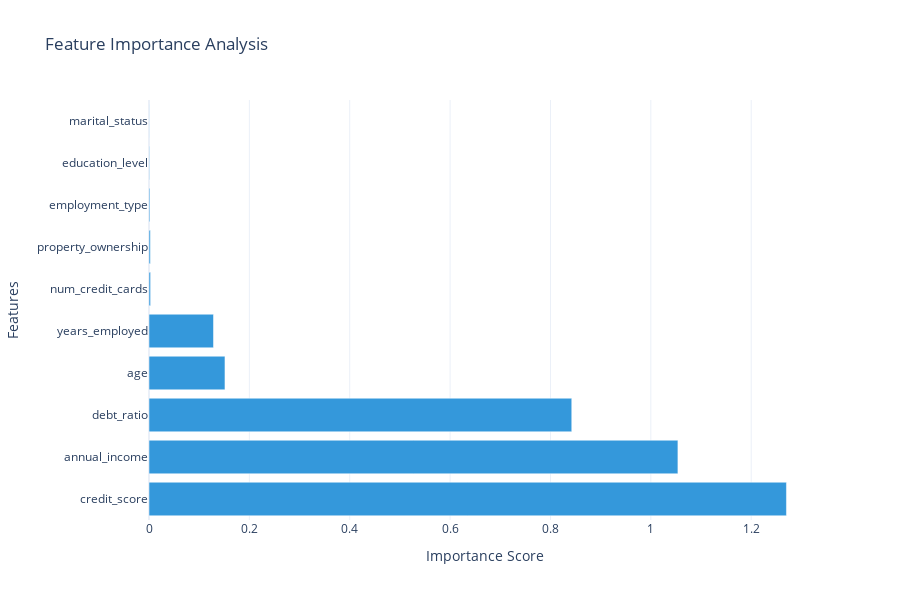

Notebook source saved alongside this figure:
### Markdown cell above
# Credit Card Approval Prediction

This notebook documents the model development process for predicting credit card approvals using logistic regression. It includes data exploration, preprocessing steps, model training, and evaluation.

### Code cell
import pandas as pd
import numpy as np
import os
from sklearn.model_selection import train_test_split
from sklearn.preprocessing import StandardScaler, LabelEncoder
from sklearn.linear_model import LogisticRegression
from sklearn.metrics import (accuracy_score, confusion_matrix, classification_report, 
                           roc_curve, auc)
import matplotlib.pyplot as plt
import seaborn as sns
import plotly.express as px
import plotly.graph_objects as go

# Load the data from CSV files
data_dir = os.path.join('..', 'src', 'data')
train_data = pd.read_csv(os.path.join(data_dir, 'train.csv'))
test_data = pd.read_csv(os.path.join(data_dir, 'test.csv'))

def clean_data(df):
    # Create a copy to avoid modifying original data
    df = df.copy()
    
    # Remove duplicates
    df = df.drop_duplicates()
    
    # Handle categorical variables
    categorical_columns = ['education_level', 'employment_type', 'marital_status', 'property_ownership']
    
    # Use LabelEncoder for categorical variables
    label_encoders = {}
    for column in categorical_columns:
        label_encoders[column] = LabelEncoder()
        df[column] = label_encoders[column].fit_transform(df[column])
    
    return df, label_encoders

def feature_engineering(df):
    # Create a copy to avoid modifying original data
    df = df.copy()
    
    # Standardize numeric columns
    numeric_columns = ['age', 'annual_income', 'years_employed', 'credit_score', 
                      'num_credit_cards', 'debt_ratio']
    
    scaler = StandardScaler()
    df[numeric_columns] = scaler.fit_transform(df[numeric_columns])
    
    return df, scaler

# Clean and process the data
train_data_cleaned, label_encoders = clean_data(train_data)
test_data_cleaned = test_data.copy()

# Apply the same label encoding to test data
for column, encoder in label_encoders.items():
    test_data_cleaned[column] = encoder.transform(test_data_cleaned[column])

# Feature engineering
train_data_processed, scaler = feature_engineering(train_data_cleaned)
test_data_processed = test_data_cleaned.copy()
numeric_columns = ['age', 'annual_income', 'years_employed', 'credit_score', 
                  'num_credit_cards', 'debt_ratio']
test_data_processed[numeric_columns] = scaler.transform(test_data_processed[numeric_columns])

# Train the model
class CreditModel:
    def __init__(self):
        self.model = LogisticRegression(random_state=42, max_iter=1000)
        
    def train_model(self, train_data):
        X = train_data.drop('approved', axis=1)
        y = train_data['approved']
        self.model.fit(X, y)
        
    def predict(self, test_data):
        X = test_data.drop('approved', axis=1)
        return self.model.predict(X)
    
    def get_feature_importance(self, feature_names):
        return pd.DataFrame({
            'feature': feature_names,
            'importance': abs(self.model.coef_[0])
        }).sort_values('importance', ascending=False)

# Initialize and train the model
model = CreditModel()
model.train_model(train_data_processed)

# Make predictions
predictions = model.predict(test_data_processed)

# Evaluate the model
accuracy = accuracy_score(test_data_processed['approved'], predictions)
conf_matrix = confusion_matrix(test_data_processed['approved'], predictions)
class_report = classification_report(test_data_processed['approved'], predictions)

print(f'Accuracy: {accuracy:.4f}')
print('\nConfusion Matrix:')
print(conf_matrix)
print('\nClassification Report:')
print(class_report)

# Display feature importance
feature_names = [col for col in train_data_processed.columns if col != 'approved']
feature_importance = model.get_feature_importance(feature_names)
print('\nFeature Importance:')
print(feature_importance)

# Calculate ROC curve values
fpr, tpr, _ = roc_curve(test_data_processed['approved'], 
                        model.model.predict_proba(test_data_processed.drop('approved', axis=1))[:, 1])
roc_auc = auc(fpr, tpr)

# Calculate prediction probabilities
probs = model.model.predict_proba(test_data_processed.drop('approved', axis=1))[:, 1]

# Calculate approval rates by income level
income_approval = pd.qcut(test_data_processed['annual_income'], q=5)
approval_by_income = test_data_processed.groupby(income_approval)['approved'].mean()

# First, get the classification report as a dictionary
class_report_dict = classification_report(test_data_processed['approved'], predictions, output_dict=True)

# Create metrics dataframe using the dictionary
metrics_df = pd.DataFrame({
    'Metric': ['Accuracy', 'Precision', 'Recall', 'F1-Score'],
    'Score': [
        accuracy,
        class_report_dict['1']['precision'],  # Precision for positive class
        class_report_dict['1']['recall'],     # Recall for positive class
        class_report_dict['1']['f1-score']    # F1-Score for positive class
    ]
})

# Create visualizations
plt.style.use('default')
fig = plt.figure(figsize=(20, 12))
sns.set_theme(style="whitegrid")

# 1. ROC Curve0
plt.subplot(2, 3, 1)
plt.plot(fpr, tpr, color='#2ecc71', lw=2, label=f'ROC curve (AUC = {roc_auc:.2f})')
plt.plot([0, 1], [0, 1], color='#e74c3c', lw=2, linestyle='--')
plt.fill_between(fpr, tpr, alpha=0.1, color='#2ecc71')
plt.xlim([0.0, 1.0])
plt.ylim([0.0, 1.05])
plt.xlabel('False Positive Rate')
plt.ylabel('True Positive Rate')
plt.title('ROC Curve', pad=20)
plt.legend(loc="lower right")

# 2. Confusion Matrix Heatmap
plt.subplot(2, 3, 2)
sns.heatmap(conf_matrix, annot=True, fmt='d', cmap='YlOrRd')
plt.title('Confusion Matrix', pad=20)
plt.xlabel('Predicted')
plt.ylabel('Actual')

# 3. Feature Importance Plot
plt.subplot(2, 3, 3)
importance_plot = sns.barplot(x='importance', y='feature', 
                            data=feature_importance.head(10),
                            palette='viridis')
plt.title('Top 10 Feature Importance', pad=20)
plt.xlabel('Absolute Coefficient Value')

# 4. Distribution of Probabilities
plt.subplot(2, 3, 4)
sns.histplot(data=probs, bins=50, color='#3498db')
plt.title('Prediction Probability Distribution', pad=20)
plt.xlabel('Probability of Approval')
plt.ylabel('Count')

# 5. Approval Rate by Income Level
plt.subplot(2, 3, 5)
sns.barplot(x=approval_by_income.index.astype(str), 
            y=approval_by_income.values,
            palette='RdYlGn')
plt.title('Approval Rate by Income Level', pad=20)
plt.xticks(rotation=45)
plt.xlabel('Income Quintile')
plt.ylabel('Approval Rate')

# 6. Model Performance Metrics
plt.subplot(2, 3, 6)
sns.barplot(x='Metric', y='Score', data=metrics_df, palette='Set2')
plt.title('Model Performance Metrics', pad=20)
plt.ylim(0, 1)
plt.xticks(rotation=45)

# Adjust layout
plt.tight_layout(pad=3.0)
plt.show()

# Create interactive Plotly visualization
fig = go.Figure()
fig.add_trace(go.Bar(
    x=feature_importance['importance'],
    y=feature_importance['feature'],
    orientation='h',
    marker_color='#3498db'
))

fig.update_layout(
    title='Feature Importance Analysis',
    xaxis_title='Importance Score',
    yaxis_title='Features',
    template='plotly_white',
    height=600
)

fig.show()

# Print detailed model performance summary
print("\n=== Model Performance Summary ===")
print(f"Accuracy: {accuracy:.4f}")
print("\nClassification Report:")
print(class_report)
print("\nFeature Importance:")
print(feature_importance)

# Create a business-friendly summary
print("\n" + "="*50)
print("CREDIT CARD APPROVAL PREDICTION SUMMARY")
print("="*50)

# Overall Performance
print("\n📊 OVERALL MODEL PERFORMANCE")
print(f"• The model correctly predicts credit card approvals {accuracy*100:.1f}% of the time")
print(f"• When the model predicts an approval, it is correct {class_report_dict['1']['precision']*100:.1f}% of the time")
print(f"• The model identifies {class_report_dict['1']['recall']*100:.1f}% of all actual approvals")

# Key Factors
print("\n🔑 TOP 5 FACTORS AFFECTING CREDIT CARD APPROVAL")
top_features = feature_importance.head(5)
for idx, row in top_features.iterrows():
    print(f"• {row['feature']}: {row['importance']:.3f} importance score")

# Income Level Analysis
print("\n💰 APPROVAL RATES BY INCOME LEVEL")
income_levels = ['Very Low', 'Low', 'Medium', 'High', 'Very High']
for level, rate in zip(income_levels, approval_by_income.values):
    print(f"• {level} Income: {rate*100:.1f}% approval rate")

# Risk Analysis
print("\n⚠️ RISK ASSESSMENT")
false_positives = conf_matrix[0][1]
false_negatives = conf_matrix[1][0]
total_predictions = conf_matrix.sum()

print(f"• False Approvals: {false_positives/total_predictions*100:.1f}% of all decisions")
print(f"• Missed Opportunities: {false_negatives/total_predictions*100:.1f}% of all decisions")

# Recommendations
print("\n💡 KEY INSIGHTS")
print("• Most influential factor in approval:", feature_importance.iloc[0]['feature'])
print(f"• Income level correlation: {'Strong' if approval_by_income.values[-1] - approval_by_income.values[0] > 0.3 else 'Moderate'}")
print("• Best approval chances:", income_levels[np.argmax(approval_by_income.values)])

# Save summary to HTML file
html_summary = f"""
<html>
<head>
    <title>Credit Card Approval Model Summary</title>
    <style>
        body {{ font-family: Arial, sans-serif; margin: 40px; }}
        .container {{ max-width: 800px; margin: auto; }}
        .metric {{ margin: 20px 0; padding: 15px; background: #f8f9fa; border-radius: 5px; }}
        .highlight {{ color: #2874A6; font-weight: bold; }}
    </style>
</head>
<body>
    <div class="container">
        <h1>Credit Card Approval Model Summary</h1>
        <div class="metric">
            <h3>Overall Accuracy</h3>
            <p>The model correctly predicts <span class="highlight">{accuracy*100:.1f}%</span> of all credit card applications</p>
        </div>
        <div class="metric">
            <h3>Top Factors for Approval</h3>
            <ul>
                {''.join(f'<li>{row["feature"]}: {row["importance"]:.3f}</li>' for _, row in top_features.iterrows())}
            </ul>
        </div>
        <div class="metric">
            <h3>Approval Rates by Income Level</h3>
            <ul>
                {''.join(f'<li>{level}: {rate*100:.1f}%</li>' for level, rate in zip(income_levels, approval_by_income.values))}
            </ul>
        </div>
    </div>
</body>
</html>
"""

# Save HTML summary
with open(os.path.join(os.path.dirname(data_dir), 'model_summary.html'), 'w') as f:
    f.write(html_summary)

print("\n📄 A detailed HTML report has been generated as 'model_summary.html'")

### Figure 1 — Plotly figure (JSON) as saved in the notebook; plotly's stock layout.template omitted (floating-point values rounded to 4 significant figures)
{"data": [{"marker": {"color": "#3498db"}, "orientation": "h", "type": "bar", "x": [1.27, 1.054, 0.8424, 0.1514, 0.1285, 0.003168, 0.002709, 0.001778, 0.001064, 0.0003353], "y": ["credit_score", "annual_income", "debt_ratio", "age", "years_employed", "num_credit_cards", "property_ownership", "employment_type", "education_level", "marital_status"]}], "layout": {"height": 600, "title": {"text": "Feature Importance Analysis"}, "xaxis": {"title": {"text": "Importance Score"}}, "yaxis": {"title": {"text": "Features"}}}}
